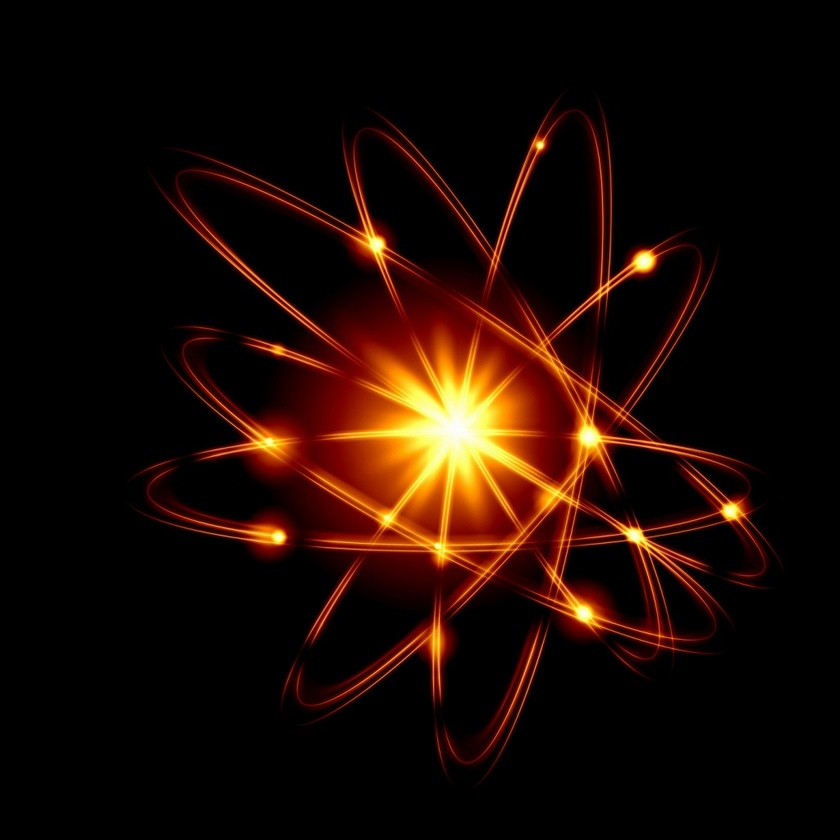
#> input picture tp2/representacion_de_imagenes/atom.jpg, 840 x 840 px, shrunk from 1024 x 1024 before the run
$ jupyter execute Representacion_de_Imagenes.ipynb   (shell and % lines are left out)
#> lines starting #> are read from the running program, lines starting #| are printed output that depends on the picture
[cell 1]
import cv2
import matplotlib.pyplot as plt
im_read = cv2.imread('atom.jpg')
#> im_read is the input picture: shape (840, 840, 3); mean B, G, R 3.4, 10.3, 27.8
img1024 = cv2.cvtColor(im_read, cv2.COLOR_BGR2RGB)
plt.imshow(img1024)

[cell 2]
scale = 2
img512=img1024[::scale,::scale]
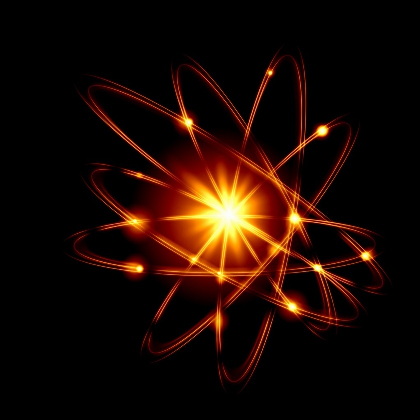
#> img512: shape (420, 420, 3); mean R, G, B 27.8, 10.3, 3.4
img256=img512[::scale,::scale]
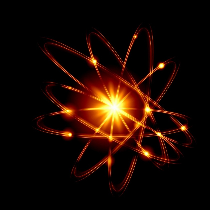
#> img256: shape (210, 210, 3); mean R, G, B 27.7, 10.2, 3.3
img128=img256[::scale,::scale]
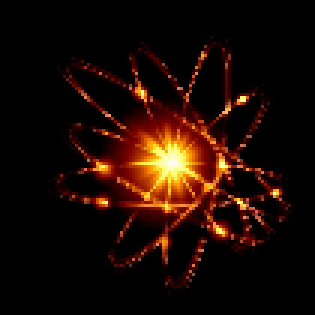
#> img128: shape (105, 105, 3) (shown 3 times larger); mean R, G, B 27.9, 10.4, 3.4

plt.imshow(img512)

[cell 3]
plt.imshow(img256)

[cell 4]
plt.imshow(img128)

# Color quantization

[cell 5]
from PIL import Image
import PIL

# creating a image object (main image)
im1 = Image.open(r"atom.jpg")

# quantize a image
im1 = im1.quantize(2)#256)
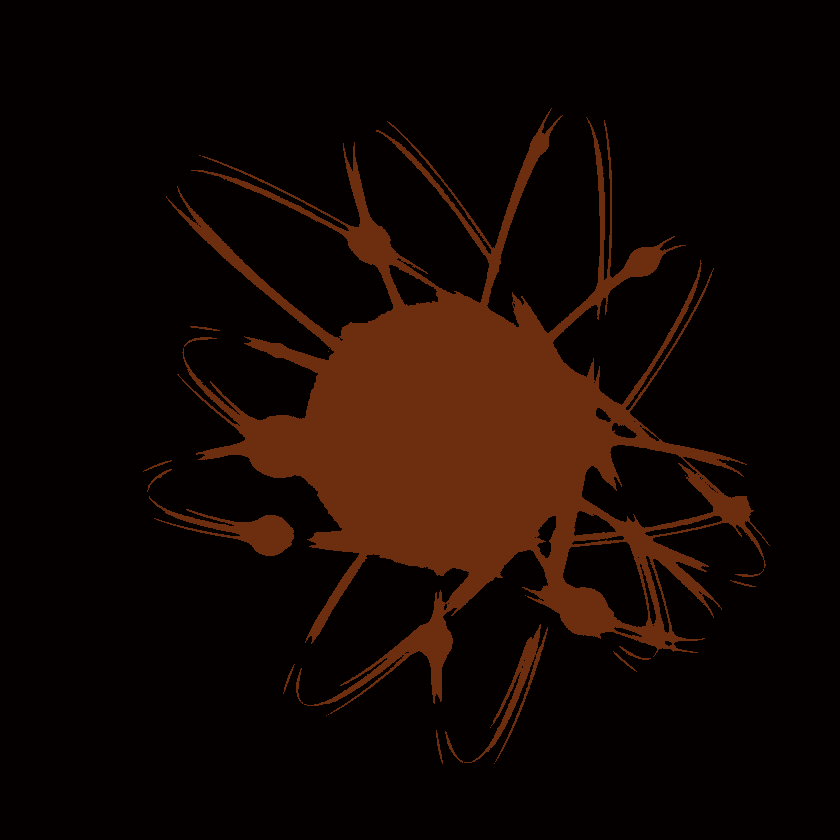
#> im1: PIL image 840x840 P; mean R, G, B 20.1, 7.1, 2.3

# to show specified image
im1.show()
plt.imshow(im1)

# Bit quantization

[cell 6]
print(img1024[600:610,600:610,0])
#| [[100  93  87  80  73  67  62  57  51  45]
#|  [102  96  90  82  76  70  64  59  52  46]
#|  [106 100  94  86  80  74  68  62  56  50]
#|  [111 105  99  91  85  79  71  66  60  52]
#|  [116 110 104  95  90  82  75  70  61  55]
#|  [124 116 108  99  94  86  80  74  63  58]
#|  [136 127 116 105  97  92  85  77  66  59]
#|  [149 138 123 112 105  98  91  83  72  65]
#|  [156 146 134 123 114 106  99  93  82  75]
#|  [160 152 140 131 123 113 106 100  91  82]]

[cell 7]
# asumiendo que mis imagenes tienen valores de 0 a 255 (8 bits)
# la nueva cuantizacion es de n bits con n < 8
# para poder hacer eso hacemos
import numpy as np
k = 2
img1024 = img1024.astype(np.uint8)
new_quant = np.array(range(0,255,256//(2**k)))  # (bajo) la cuantizacion a i bits
m,n,c = img1024.shape
#> m = 840; n = 840; c = 3
new_quant_img = np.zeros_like(img1024)

print(new_quant)
for i in range(m):
    for j in range(n):
        for color in range(c):
            index = np.searchsorted(new_quant,img1024[i,j,color])
            if index >= len(new_quant):
                index = -1
            new_quant_img[i,j,color] = new_quant[index]
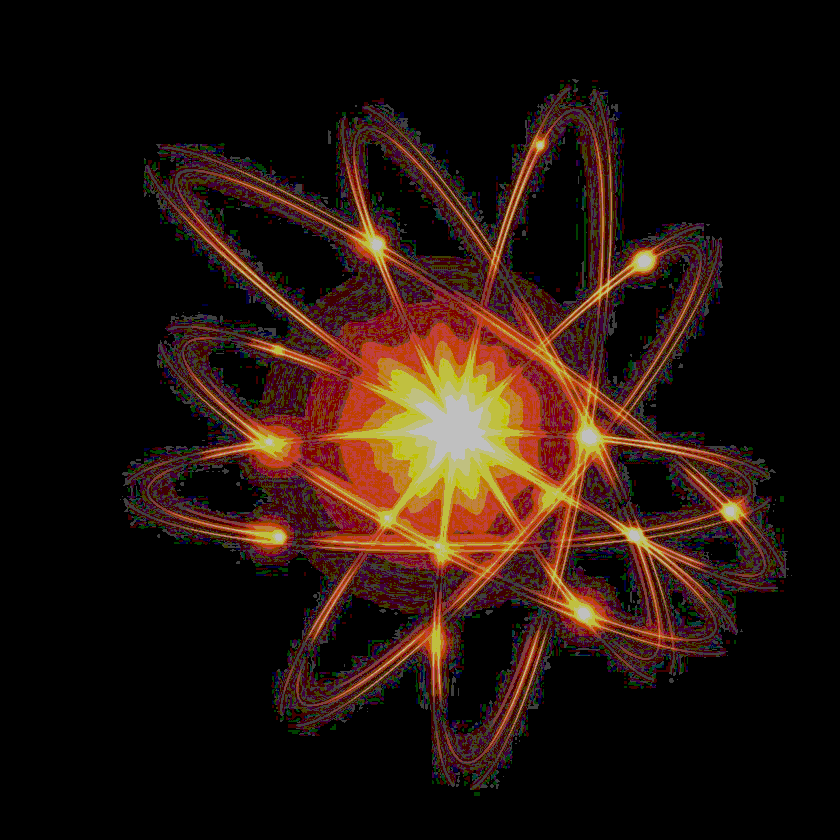
#> new_quant_img: shape (840, 840, 3); mean R, G, B 35.9, 19.9, 13

plt.imshow(new_quant_img)

#Ejemplos de aliasing

[cell 8]
import cv2
import matplotlib.pyplot as plt
im_read = cv2.imread('aliasimg.PNG')
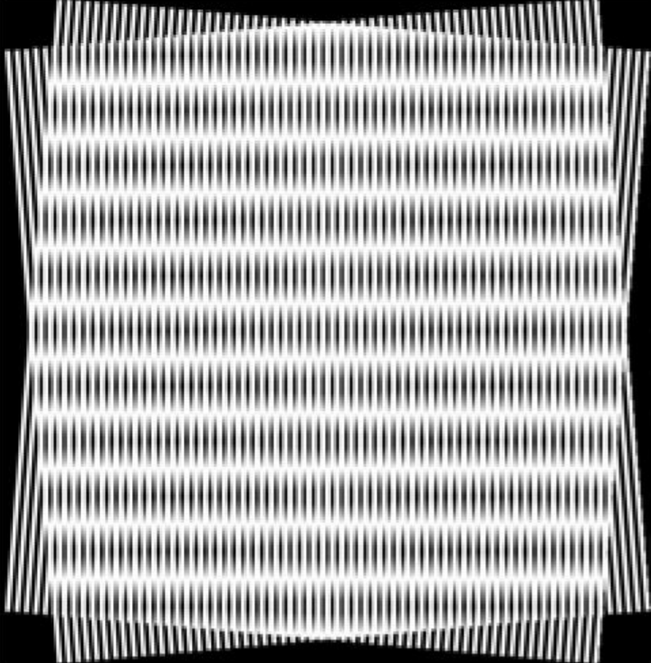
#> input picture tp2/representacion_de_imagenes/aliasimg.PNG, 651 x 663 px, shrunk from 794 x 808 before the run
#> im_read is the input picture: shape (663, 651, 3); min 0, max 255, mean 164.3
plt.imshow(im_read)

[cell 9]
plt.imshow(im_read[::4,::4])
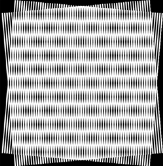
#> shown: shape (166, 163, 3); min 0, max 255, mean 164

[cell 10]
plt.imshow(im_read[::8,::8])
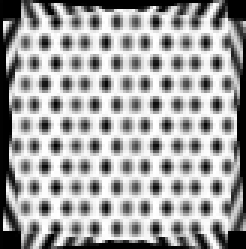
#> shown: shape (83, 82, 3) (shown 3 times larger); min 0, max 255, mean 162.7

[cell 11]
plt.imshow(im_read[::16,::16])
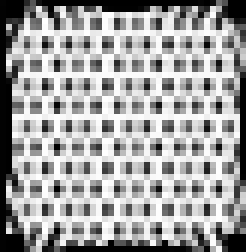
#> shown: shape (42, 41, 3) (shown 6 times larger); min 0, max 255, mean 160.7

[cell 12]
plt.imshow(im_read[::32,::32])
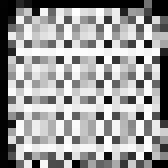
#> shown: shape (21, 21, 3) (shown 8 times larger); min 0, max 255, mean 156
